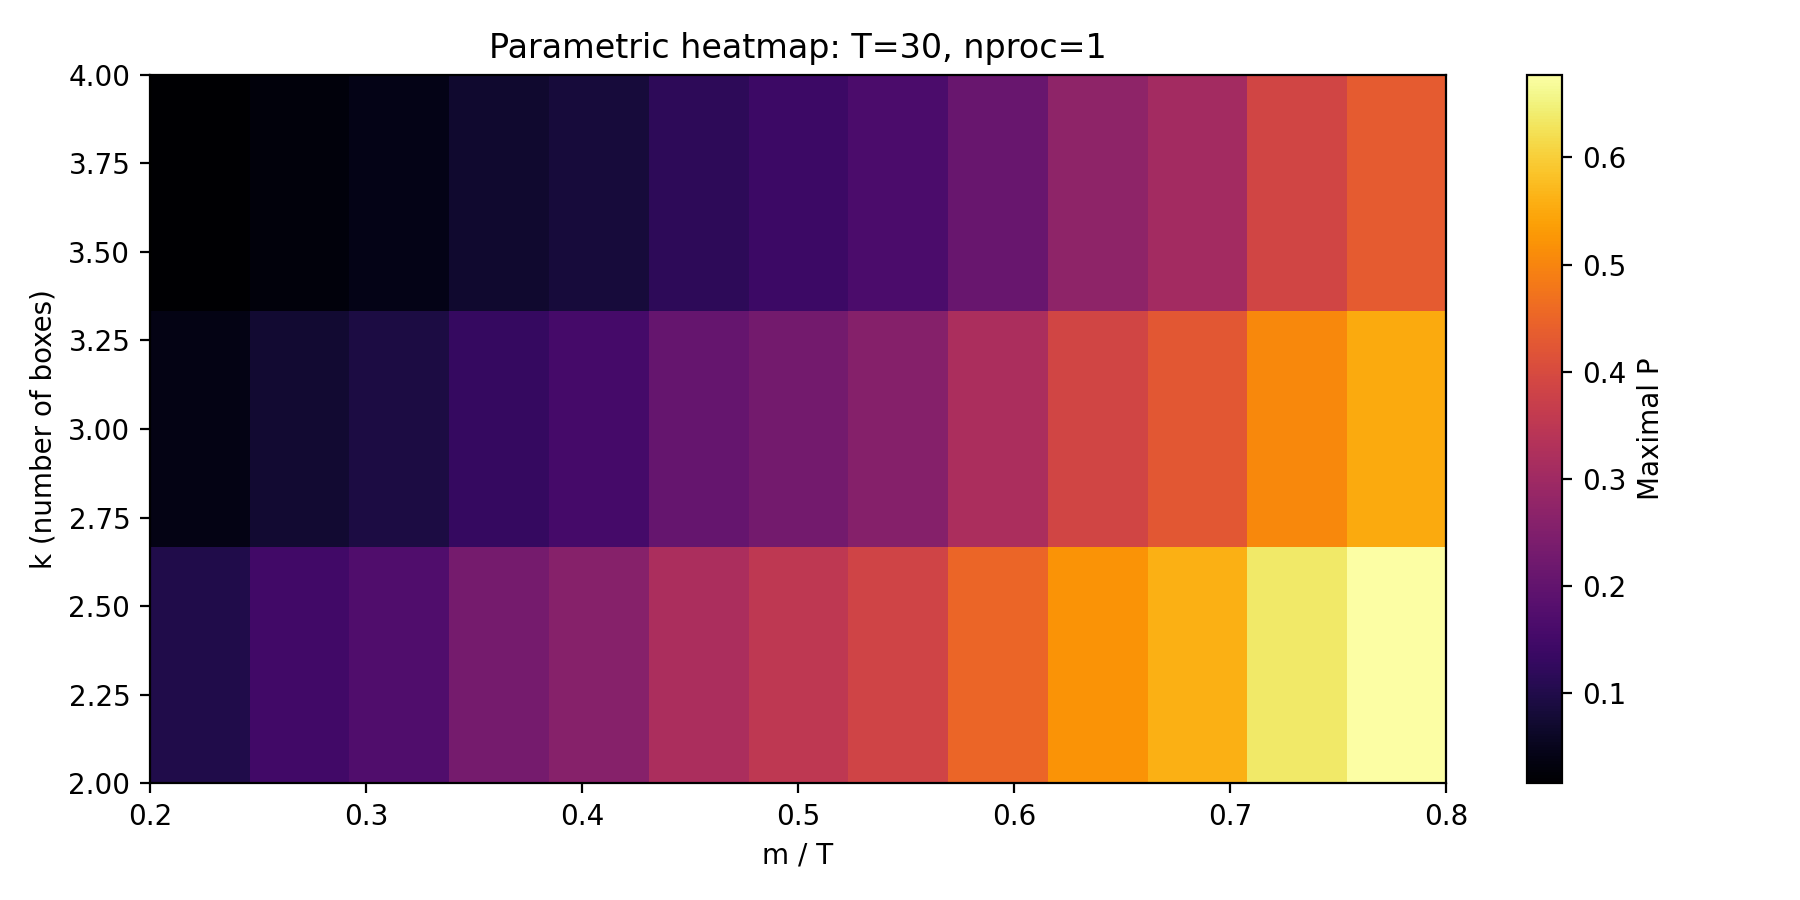

Write Python code to recreate this figure.
"""
heatmap_model3.py

Efficient exhaustive parametric sweep for Model 3 (k boxes).
Generates a heatmap of maximal P = prod_i (b_i / x_i) for grid of (k, m/T) pairs.

Usage:
    python heatmap_model3.py

Dependencies:
    numpy, matplotlib, optionally tqdm (for progress bar), multiprocessing standard lib.
"""

import numpy as np
import matplotlib.pyplot as plt
from multiprocessing import Pool
import argparse
import time
try:
    from tqdm import tqdm
    HAS_TQDM = True
except Exception:
    HAS_TQDM = False

# -------------------------
# Combinatorics helpers
# -------------------------
def partitions_positive(n, k):
    """Generate all k-tuples of positive integers summing to n."""
    if k == 1:
        yield (n,)
    else:
        # i ranges from 1 to n-(k-1)
        for i in range(1, n - k + 2):
            for tail in partitions_positive(n - i, k - 1):
                yield (i,) + tail

def compositions_nonneg(n, k):
    """Generate all k-tuples of nonnegative integers summing to n."""
    if k == 1:
        yield (n,)
    else:
        for i in range(0, n + 1):
            for tail in compositions_nonneg(n - i, k - 1):
                yield (i,) + tail

# -------------------------
# Core enumeration (single b)
# -------------------------
def evaluate_b_tuple_local(b, k, m, T):
    """Given fixed b tuple, enumerate feasible x and return best local configs."""
    x_min = [bi + 1 for bi in b]            # minimal x to ensure b_i < x_i
    s_min = sum(x_min)
    R = T - s_min
    best_local = 0.0
    best_local_list = []
    if R < 0:
        return best_local, best_local_list
    # enumerate extras (nonneg comps of R)
    for extra in compositions_nonneg(R, k):
        x = tuple(x_min[i] + extra[i] for i in range(k))
        # compute P
        P = 1.0
        for i in range(k):
            P *= b[i] / x[i]
        # update best
        if P > best_local + 1e-15:
            best_local = P
            best_local_list = [(b, x, P)]
        elif abs(P - best_local) <= 1e-15:
            best_local_list.append((b, x, P))
    return best_local, best_local_list

# Worker for multiprocessing
def worker_evaluate(args):
    return evaluate_b_tuple_local(*args)

# -------------------------
# High-level best search
# -------------------------
def best_P_for_params(k, m, T, nproc=1, show_progress=False):
    """Return best P and one list of best configs for given (k,m,T)."""
    bs = list(partitions_positive(m, k))
    best_all = 0.0
    best_configs_all = []

    if nproc > 1:
        # prepare args
        args = [(b, k, m, T) for b in bs]
        with Pool(processes=nproc) as pool:
            iterator = pool.imap_unordered(worker_evaluate, args)
            if show_progress and HAS_TQDM:
                iterator = tqdm(iterator, total=len(args), desc=f"k={k}, m={m}")
            for (best_local, best_local_list) in iterator:
                if best_local > best_all + 1e-15:
                    best_all = best_local
                    best_configs_all = best_local_list
                elif abs(best_local - best_all) <= 1e-15:
                    best_configs_all.extend(best_local_list)
    else:
        it = bs
        if show_progress and HAS_TQDM:
            it = tqdm(bs, desc=f"k={k}, m={m}")
        for b in it:
            best_local, best_local_list = evaluate_b_tuple_local(b, k, m, T)
            if best_local > best_all + 1e-15:
                best_all = best_local
                best_configs_all = best_local_list
            elif abs(best_local - best_all) <= 1e-15:
                best_configs_all.extend(best_local_list)
    return best_all, best_configs_all

# -------------------------
# Sweep and plotting
# -------------------------
def sweep_and_plot(ks, ratios, T, nproc=1, outpath='heatmap_model3.png'):
    """
    ks: list of k values
    ratios: list/array of m/T ratios (0<ratio<1)
    T: total number of balls
    nproc: processes to use
    """
    heat = np.zeros((len(ks), len(ratios)))
    runtime_stats = []

    total_tasks = len(ks) * len(ratios)
    start_all = time.time()
    idx = 0
    for i, k in enumerate(ks):
        for j, r in enumerate(ratios):
            idx += 1
            m = max(1, int(round(r * T)))
            # ensure feasibility bounds
            if m <= 0 or m >= T:
                heat[i, j] = np.nan
                continue
            t0 = time.time()
            bestp, bestconfigs = best_P_for_params(k, m, T, nproc=nproc, show_progress=False)
            t1 = time.time()
            heat[i, j] = bestp
            runtime_stats.append((k, m, T, t1 - t0, len(bestconfigs)))
            # optional: print progress every few
            if idx % 5 == 0:
                print(f"[{idx}/{total_tasks}] Completed k={k}, m={m}, T={T}, bestP={bestp:.6f}, time={t1 - t0:.1f}s")
    total_time = time.time() - start_all
    print(f"Total sweep runtime: {total_time:.1f}s")

    # Plot heatmap
    plt.figure(figsize=(9, 4.5))
    extent = [min(ratios), max(ratios), min(ks), max(ks)]
    # replace zeros with small eps for log color if desired; here color linear
    im = plt.imshow(heat, extent=extent, origin='lower', aspect='auto', cmap='inferno')
    plt.colorbar(im, label='Maximal P')
    plt.xlabel('m / T')
    plt.ylabel('k (number of boxes)')
    plt.title(f'Parametric heatmap: T={T}, nproc={nproc}')
    plt.tight_layout()
    plt.savefig(outpath, dpi=300)
    plt.close()
    return heat, runtime_stats

# -------------------------
# Main CLI
# -------------------------
if __name__ == "__main__":
    parser = argparse.ArgumentParser(description="Generate parametric heatmap for Model 3 (exhaustive).")
    parser.add_argument("--T", type=int, default=30, help="Total balls T (default 30)")
    parser.add_argument("--ks", type=str, default="2,3,4", help="Comma-separated k values (default '2,3,4')")
    parser.add_argument("--ratios", type=str, default="0.2:0.8:13", help="ratio start:stop:steps (default '0.2:0.8:13')")
    parser.add_argument("--nproc", type=int, default=1, help="Number of processes for parallel runs (default 1)")
    parser.add_argument("--out", type=str, default="heatmap_model3.png", help="Output figure filename")
    args = parser.parse_args()

    # parse ks
    ks = [int(x) for x in args.ks.split(',')]
    # parse ratios
    try:
        a, b, s = args.ratios.split(':')
        start, stop, steps = float(a), float(b), int(s)
        ratios = np.linspace(start, stop, steps)
    except Exception:
        ratios = np.array([float(x) for x in args.ratios.split(',')])

    print(f"Running sweep with ks={ks}, ratios={ratios}, T={args.T}, nproc={args.nproc}")
    heat, stats = sweep_and_plot(ks, ratios, args.T, nproc=args.nproc, outpath=args.out)
    print("Done. Figure saved to", args.out)
